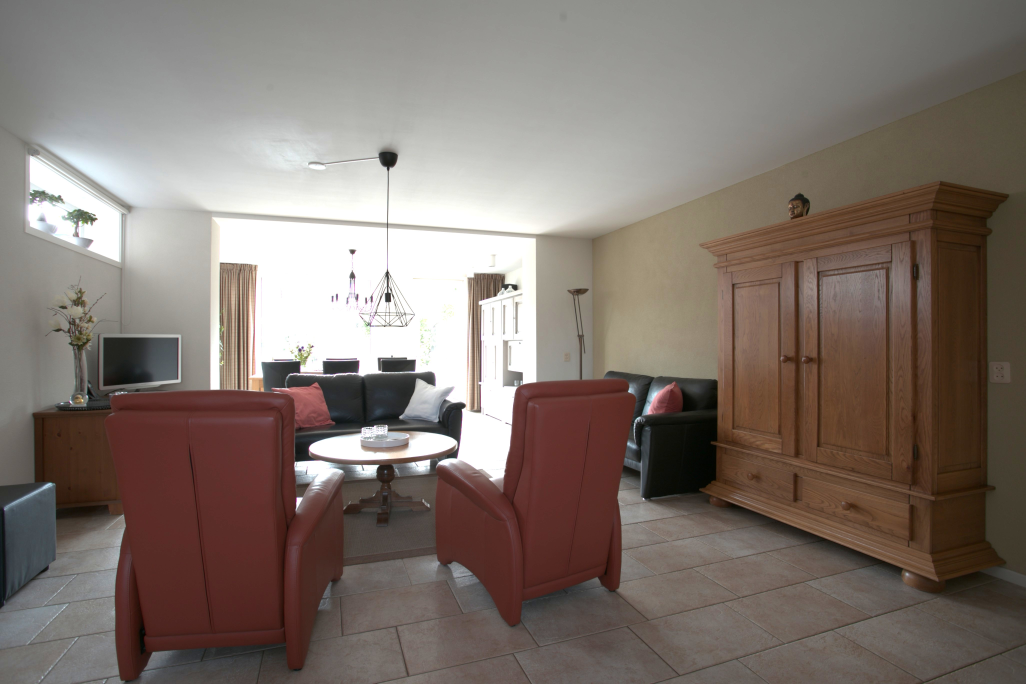
#> input picture data/over.jpg, 4104 x 2736 px (shown at 1/4 size)
$ python -i NoiseMetric.py   (imports and definitions only)   (older library calls are emulated)
#> lines starting #> are read from the running program, lines starting #| are printed output that depends on the picture; after the words box and inside, x2 and y2 are one past the last pixel; in counts of white or black regions, pixels touching at a corner belong together
### utils.py
import matplotlib.pyplot as plt

def plot_image(image,title):
    plt.imshow(image,cmap='binary')
    plt.title(title)
    plt.show()

### NoiseMetric.py
import cv2
import numpy as np
from utils import plot_image
from scipy.signal import convolve2d
import math
class NoiseMetric:

    def __init__(self):
        self.kernel_M = np.array([[1,-2,1],[-2,4,-2],[1,-2,1]])
        self.p = 0.1
        self.t_l = 15
        self.t_h = 235

    def get_gradient_image(self,grayscale_image):
        """
        Get the gradient magnitude image from gray scale image
        :param grayscale_image: the numpy array with format grayscale
        :return: the gradient image of the input image
        """
        dX = cv2.Sobel(grayscale_image, cv2.CV_32F, 1, 0, (3, 3))
        dY = cv2.Sobel(grayscale_image, cv2.CV_32F, 0, 1, (3, 3))
        mag, direction = cv2.cartToPolar(dX, dY, angleInDegrees=True)
        mag_disp = mag / 1448  # for double values to have a result between 0-1
        plot_image(mag_disp, 'Gradient Image')
        mag_disp_byte = mag / 5.6  # for uchar values between 0-255
        mag_disp_byte = mag_disp_byte / 255
        return mag_disp_byte

    def get_inital_image_noise(self,channel):
        """
        get the inital image by convolve the channel with the kernel M
        :param channel: one of channels of the RGB color image
        :return: the inital image
        """
        inital_image_noise = convolve2d(channel,self.kernel_M,mode='same',boundary='fill',fillvalue=0)
        plot_image(inital_image_noise,'Inital Image Noise')
        return inital_image_noise


    def get_homogeneous_region_mask(self,channel):
        """
        get the homogeneous region mask from the channel
        :param channel: one of channels of the RGB color image
        :return: the homogeneous mask
        """
        gradient_image = self.get_gradient_image(channel)
        gradient_vector = gradient_image.ravel()
        gradient_vector = np.sort(gradient_vector)
        ordinal_rank = math.ceil((0.1/100)*len(gradient_vector))
        delta = gradient_vector[ordinal_rank]
        homogeneous_region_mask = gradient_image.copy()
        lower = gradient_image <= delta
        greater = gradient_image > delta
        homogeneous_region_mask[lower] = 1
        homogeneous_region_mask[greater] = 0
        plot_image(homogeneous_region_mask,'Homogeneous Region Mask')
        return homogeneous_region_mask

    def get_unsaturated_region_mask(self,channel):
        """
        get the unsaturated region mask from the channel
        :param channel: one of channels of the RGB color image
        :return: the homogeneous mask
        """
        between = np.logical_and(channel >=self.t_l,channel <=self.t_h)
        out = np.logical_or(channel<self.t_l,channel>self.t_h)
        unsaturated_region_mask = channel.copy()
        unsaturated_region_mask[between] = 1
        unsaturated_region_mask[out] = 0
        plot_image(unsaturated_region_mask,'Unsaturated Region Mask')
        return unsaturated_region_mask

    def estimate_noise_channel(self,channel):
        """
        estimate noise variance in a channel
        :param channel: one of channels of the RGB color image
        :return: a float denotes the noise variance of the channel
        """
        h,w = channel.shape
        homogeneous_region_mask = self.get_homogeneous_region_mask(channel)
        unsaturated_region_mask = self.get_unsaturated_region_mask(channel)
        inital_noise_image = self.get_inital_image_noise(channel)
        N_s = (h-2)*(w-2)
        noise_score = math.sqrt(math.pi / 2) *(1/ N_s) * np.sum(homogeneous_region_mask * unsaturated_region_mask * np.abs(inital_noise_image))
        return noise_score

    def estimate_noise_score(self,image):
        """
        estimate noise variance in a image
        :param image: the numpy array with BGR format
        :return: a float denotes the noise variance of the image
        """
        b_score = self.estimate_noise_channel(image[...,0])
        g_score = self.estimate_noise_channel(image[...,1])
        r_score = self.estimate_noise_channel(image[...,2])
        average_noise_score = (b_score + g_score + r_score)/3
        return average_noise_score

>>> import cv2
>>> picture = cv2.imread('data/over.jpg')
#> picture is the input picture: shape (2736, 4104, 3); mean B, G, R 109.6, 116.7, 128.1
>>> result = NoiseMetric().estimate_noise_score(picture)
#> in get_gradient_image, `dX = cv2.Sobel(grayscale_image, cv2.CV_32F, 1, 0, (3, 3))`:
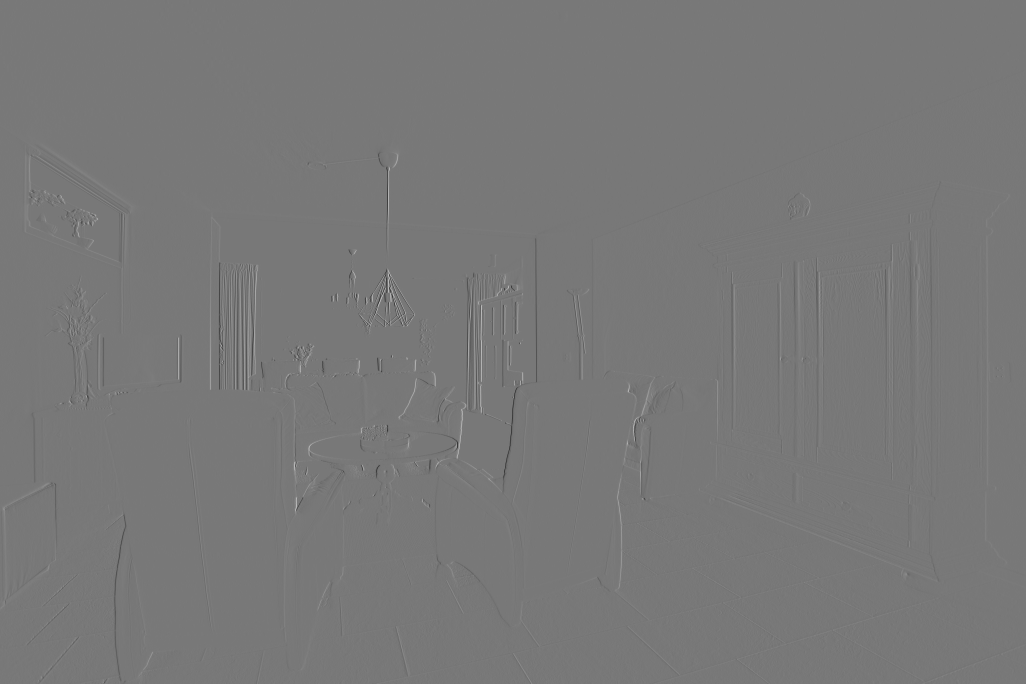
#> dX: shape (2736, 4104) float32 (shown at 1/4 size); min -679, max 756, mean -0.1; drawn with min black and max white
#> in get_gradient_image, `mag, direction = cv2.cartToPolar(dX, dY, angleInDegrees=True)`:
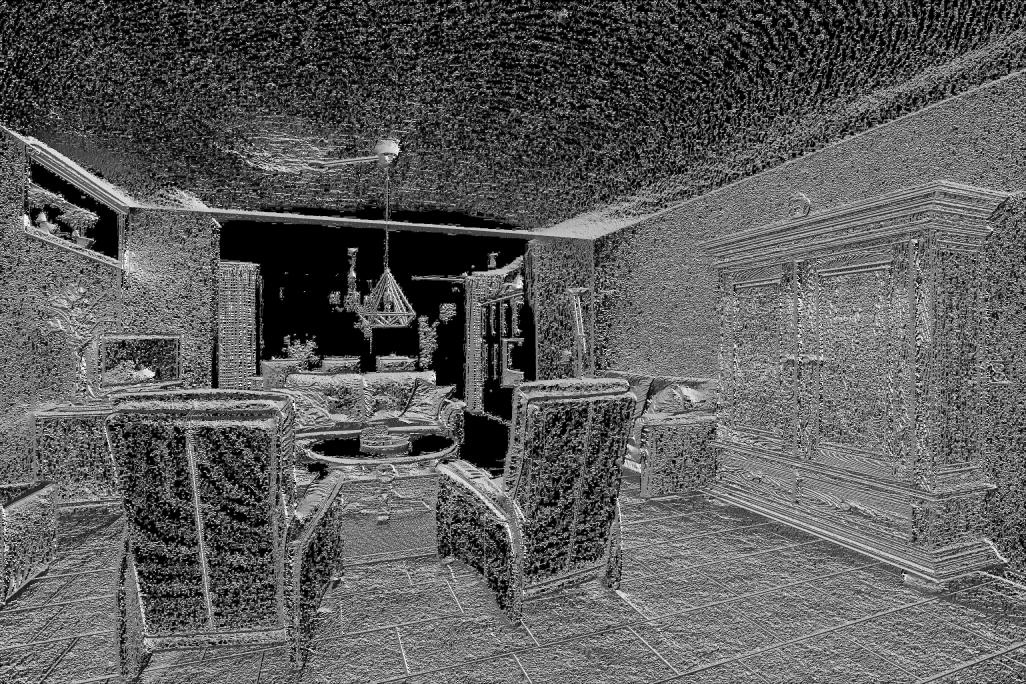
#> direction: shape (2736, 4104) float32 (shown at 1/4 size); min 0, max 359.9, mean 130.2; drawn with min black and max white
#> in get_homogeneous_region_mask, `ordinal_rank = math.ceil((0.1/100)*len(gradient_vector))`: ordinal_rank = 11229
#> in get_homogeneous_region_mask, `delta = gradient_vector[ordinal_rank]`: delta = 0
#> in get_homogeneous_region_mask, `lower = gradient_image <= delta`:
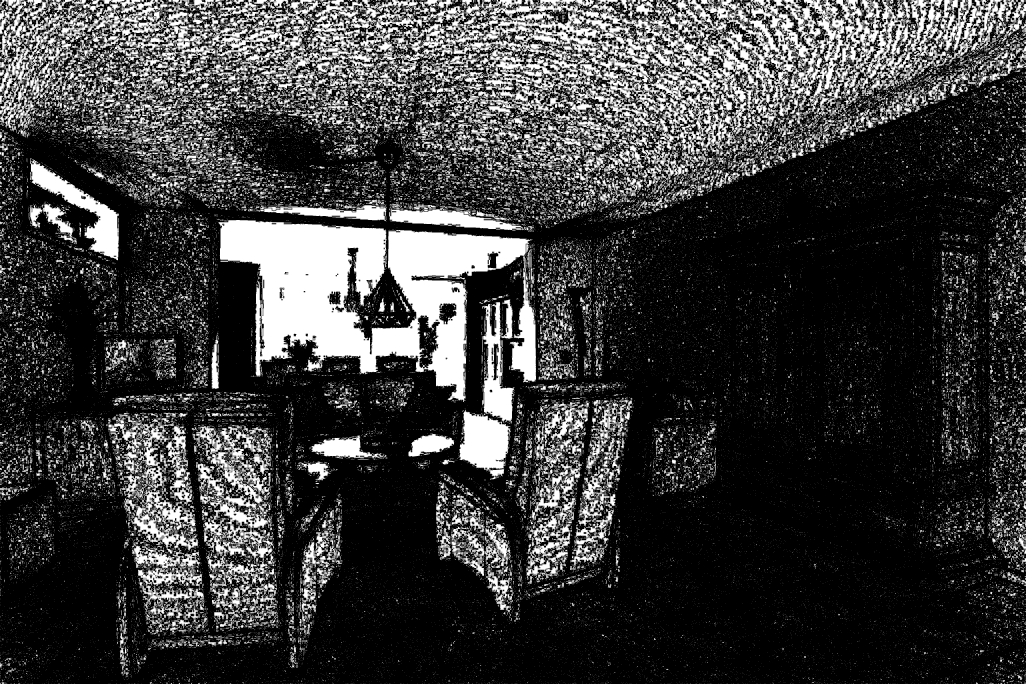
#> lower: shape (2736, 4104) bool (shown at 1/4 size); 23.3% white; 107658 white regions (97098 under 20 px), largest, box (x1, y1, x2, y2) and area: (873, 880, 2144, 1608) 446027, (121, 632, 476, 1041) 37772, (1835, 1640, 2043, 1880) 34671
#> in get_unsaturated_region_mask, `between = np.logical_and(channel >=self.t_l,channel <=self.t_h)`: between: shape (2736, 4104) bool; 89.6% white; 1550 black regions (1216 under 20 px), largest, box (x1, y1, x2, y2) and area: (850, 870, 2145, 1921) 644168, (2594, 1656, 2888, 1992) 73339, (110, 624, 479, 1046) 69135
#> in get_unsaturated_region_mask, `unsaturated_region_mask[between] = 1`:
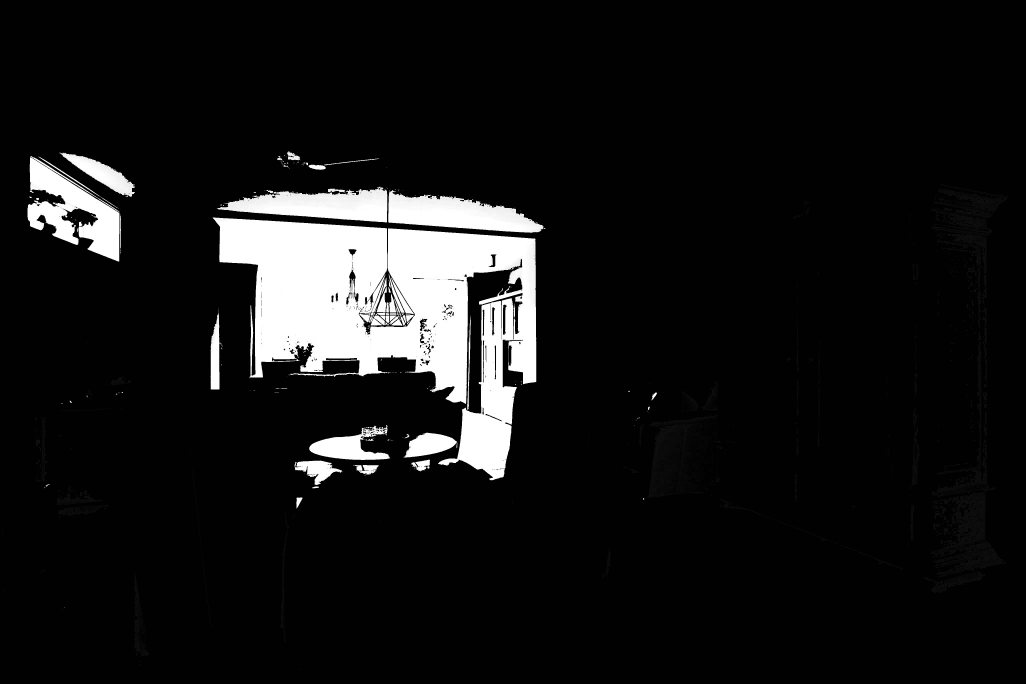
#> unsaturated_region_mask: shape (2736, 4104) (shown at 1/4 size); min 0, max 255, mean 22.1
#> in estimate_noise_channel, `noise_score = math.sqrt(math.pi / 2) *(1/ N_s) * np.sum(homogeneous_re..`: noise_score = 0.00824
#> in get_homogeneous_region_mask (call 2), `lower = gradient_image <= delta`: lower: shape (2736, 4104) bool; 23.1% white; 112145 white regions (100622 under 20 px), largest, box (x1, y1, x2, y2) and area: (863, 876, 2144, 1608) 458409, (1838, 1207, 2057, 1879) 61924, (125, 640, 476, 1035) 35558
#> in get_unsaturated_region_mask (call 2), `between = np.logical_and(channel >=self.t_l,channel <=self.t_h)`: between: shape (2736, 4104) bool; 90.8% white; 583 black regions (430 under 20 px), largest, box (x1, y1, x2, y2) and area: (842, 870, 2145, 1921) 661057, (1552, 742, 2200, 933) 76718, (822, 736, 1549, 891) 73265
#> in estimate_noise_score, `g_score = self.estimate_noise_channel(image[...,1])`: g_score = 0.00903
#> in get_homogeneous_region_mask (call 3), `lower = gradient_image <= delta`: lower: shape (2736, 4104) bool; 23% white; 109356 white regions (98025 under 20 px), largest, box (x1, y1, x2, y2) and area: (864, 876, 2144, 1602) 456016, (1836, 1206, 2057, 1876) 61780, (121, 641, 472, 1037) 34793
#> in get_unsaturated_region_mask (call 3), `between = np.logical_and(channel >=self.t_l,channel <=self.t_h)`:
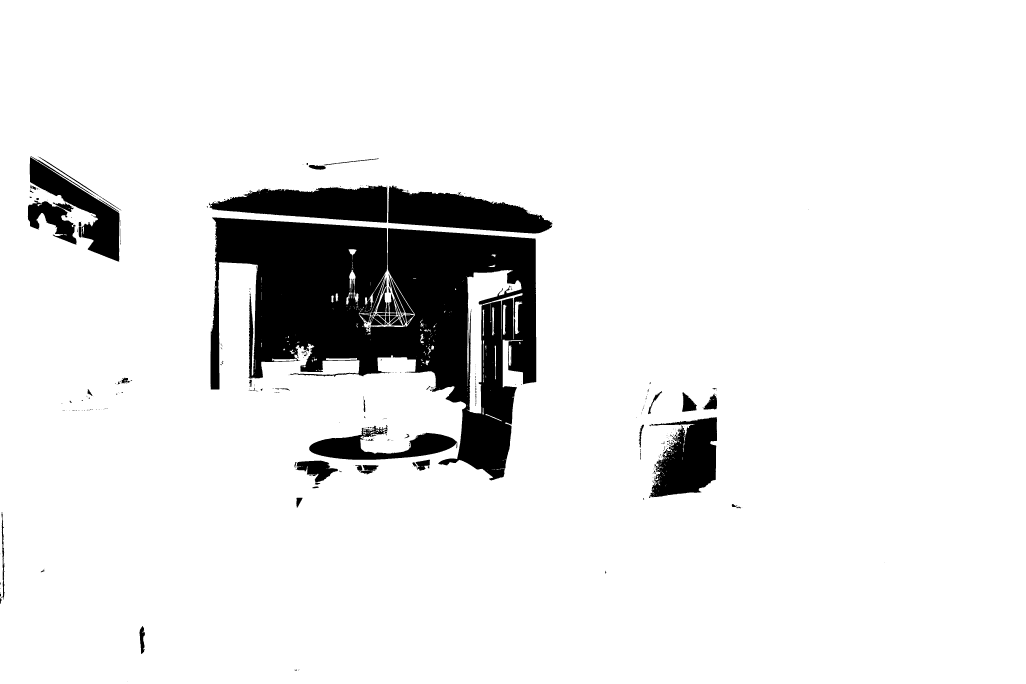
#> between: shape (2736, 4104) bool (shown at 1/4 size); 90.9% white; 466 black regions (327 under 20 px), largest, box (x1, y1, x2, y2) and area: (842, 869, 2145, 1922) 672362, (1552, 744, 2211, 934) 75056, (836, 742, 1549, 891) 70655
#> in get_unsaturated_region_mask (call 3), `out = np.logical_or(channel<self.t_l,channel>self.t_h)`:
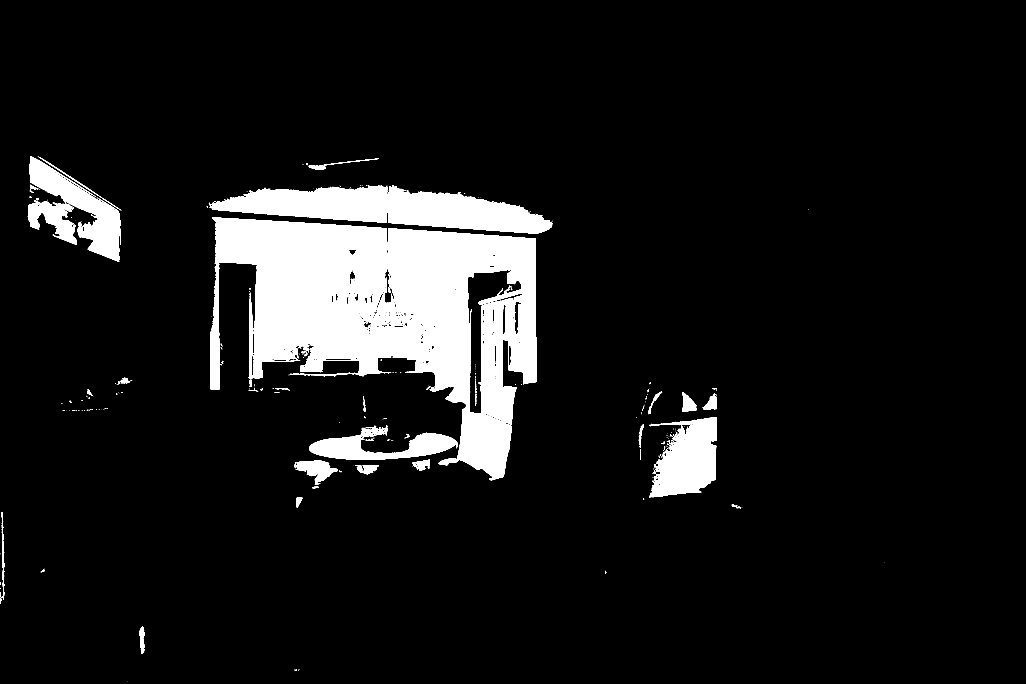
#> out: shape (2736, 4104) bool (shown at 1/4 size); 9.1% white; 466 white regions (327 under 20 px), largest, box (x1, y1, x2, y2) and area: (842, 869, 2145, 1922) 672362, (1552, 744, 2211, 934) 75056, (836, 742, 1549, 891) 70655
#> in estimate_noise_score, `r_score = self.estimate_noise_channel(image[...,2])`: r_score = 0.00852
#> in estimate_noise_score, `average_noise_score = (b_score + g_score + r_score)/3`: average_noise_score = 0.0086
#> result = 0.0086
